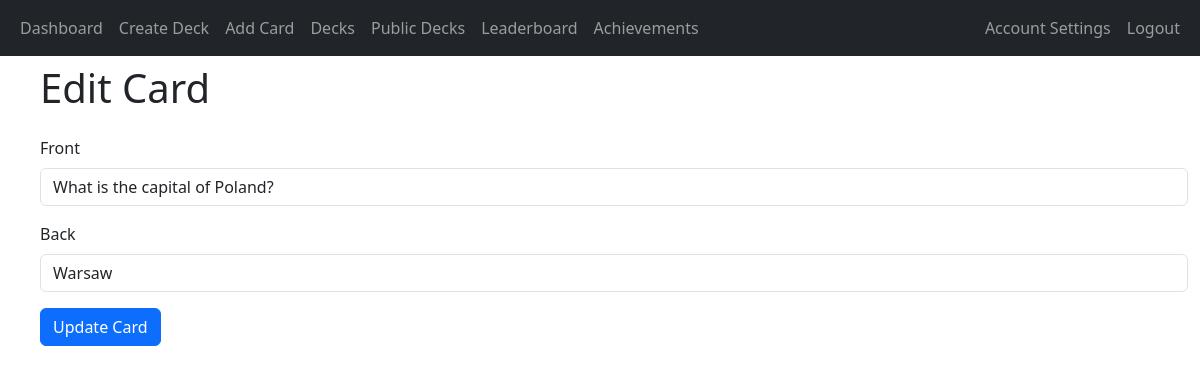
Before: /edit_card/1 (signed in) with the older database file.
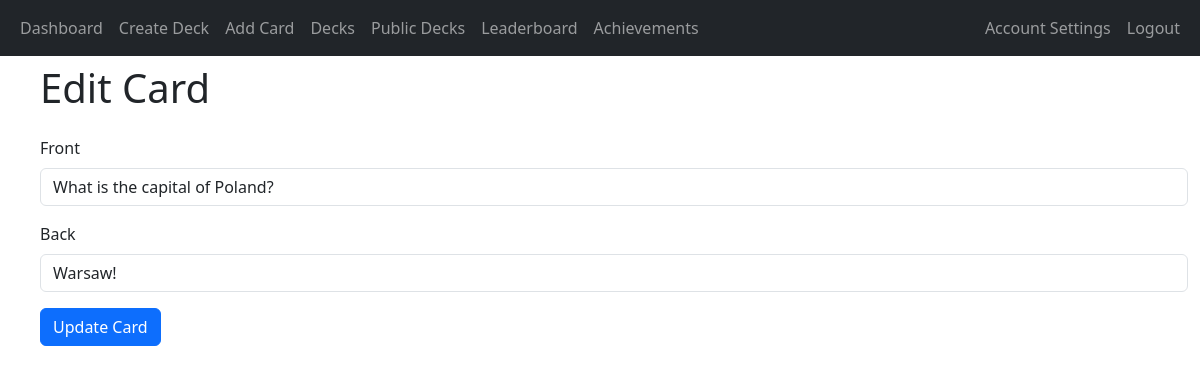
After: the same page with the newer database file.
### app/decks/models.py (models this page shows, shortened)
class Card(db.Model):
    card_id = db.Column(db.Integer, primary_key=True)
    front = db.Column(db.String(255), nullable=False)
    back = db.Column(db.String(255), nullable=False)
    created_at = db.Column(db.DateTime, default=datetime.utcnow)
    next_review_date = db.Column(db.DateTime, nullable=True)
    deck_id = db.Column(db.Integer, db.ForeignKey('deck.deck_id'), nullable=False)
    box = db.Column(db.Integer, default=1)  # New field for Leitner system

### app/decks/routes.py (the view)
@decks_blueprint.route('/edit_card/<int:card_id>', methods=['GET', 'POST'])
@login_required
def edit_card(card_id):
    card = Card.query.get_or_404(card_id)
    if card.deck.user_id != current_user.user_id:
        abort(403)
    form = EditCardForm()
    if form.validate_on_submit():
        card.front = form.front.data
        card.back = form.back.data
        db.session.commit()
        flash('Your card has been updated!', 'success')
        return redirect(url_for('decks.view_deck', deck_id=card.deck_id))
    elif request.method == 'GET':
        form.front.data = card.front
        form.back.data = card.back
    return render_template('edit_card.html', title='Edit Card', form=form, card=card)

### app/decks/forms.py
class EditCardForm(FlaskForm):
    front = StringField('Front', validators=[DataRequired()])
    back = StringField('Back', validators=[DataRequired()])
    submit = SubmitField('Update Card')

### app/__init__.py (called while the page is built)
@login_manager.user_loader
def load_user(user_id):
    return User.query.get(int(user_id))

### app/decks/templates/edit_card.html (shortened to what this page needs)
{% extends "base.html" %}
{% block heading %}Edit Card{% endblock %}
{% block content %}
<div class="container">
    <form method="POST" action="">
        <div class="mb-3">
            {{ form.front.label(class="form-label") }}
            {{ form.front(class="form-control") }}
        </div>
        <div class="mb-3">
            {{ form.back.label(class="form-label") }}
            {{ form.back(class="form-control") }}
        </div>
        <div class="mb-3">
            {{ form.submit(class="btn btn-primary") }}
        </div>
    </form>
</div>
{% endblock %}

Changed rows visible on the page:
changed Card "What is the capital of Poland?": back "Warsaw" → "Warsaw!"
